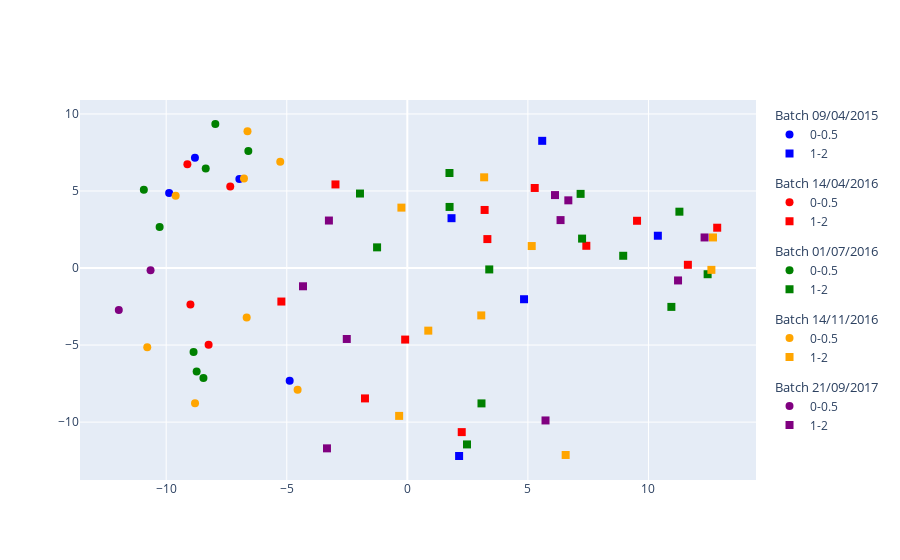

Notebook cell for this chart:
### Markdown cell above
To reconstruct the dataset we use the method `reconstruct()` from the `metaABaCo()` class.

### Code cell
# Reconstruct the dataset using the trained ABaCo model
corrected_dataset = model.reconstruct(seed=42)

# Plot the PCoA of the reconstructed dataset
plotPCoA(
    data = corrected_dataset, 
    sample_label=id_col, 
    batch_label=batch_col, 
    experiment_label=bio_col
)

### Figure 1 — Plotly figure (JSON) as saved in the notebook; plotly's stock layout.template omitted (floating-point values rounded to 4 significant figures)
{"data": [{"legendgroup": "09/04/2015", "legendgrouptitle": {"text": "Batch 09/04/2015"}, "marker": {"color": ["blue", "blue", "blue", "blue"], "size": 8, "symbol": ["circle", "circle", "circle", "circle"]}, "mode": "markers", "name": "0-0.5", "type": "scatter", "x": [-9.879, -8.808, -6.966, -4.879], "y": [4.863, 7.162, 5.775, -7.313]}, {"legendgroup": "09/04/2015", "legendgrouptitle": {"text": "Batch 09/04/2015"}, "marker": {"color": ["blue", "blue", "blue", "blue", "blue"], "size": 8, "symbol": ["square", "square", "square", "square", "square"]}, "mode": "markers", "name": "1-2", "type": "scatter", "x": [1.833, 4.84, 2.147, 5.593, 10.39], "y": [3.235, -2.025, -12.2, 8.255, 2.096]}, {"legendgroup": "14/04/2016", "legendgrouptitle": {"text": "Batch 14/04/2016"}, "marker": {"color": ["red", "red", "red", "red"], "size": 8, "symbol": ["circle", "circle", "circle", "circle"]}, "mode": "markers", "name": "0-0.5", "type": "scatter", "x": [-9.122, -8.995, -7.345, -8.242], "y": [6.733, -2.364, 5.291, -4.983]}, {"legendgroup": "14/04/2016", "legendgrouptitle": {"text": "Batch 14/04/2016"}, "marker": {"color": ["red", "red", "red", "red", "red", "red", "red", "red", "red", "red", "red", "red"], "size": 8, "symbol": ["square", "square", "square", "square", "square", "square", "square", "square", "square", "square", "square", "square"]}, "mode": "markers", "name": "1-2", "type": "scatter", "x": [-2.98, -5.224, -0.08987, -1.757, 7.423, 11.63, 3.205, 3.319, 12.85, 5.283, 9.527, 2.256], "y": [5.426, -2.175, -4.643, -8.462, 1.443, 0.2097, 3.769, 1.879, 2.617, 5.196, 3.066, -10.65]}, {"legendgroup": "01/07/2016", "legendgrouptitle": {"text": "Batch 01/07/2016"}, "marker": {"color": ["green", "green", "green", "green", "green", "green", "green", "green"], "size": 8, "symbol": ["circle", "circle", "circle", "circle", "circle", "circle", "circle", "circle"]}, "mode": "markers", "name": "0-0.5", "type": "scatter", "x": [-8.361, -7.963, -10.93, -8.865, -6.594, -10.27, -8.737, -8.456], "y": [6.453, 9.348, 5.076, -5.449, 7.593, 2.663, -6.712, -7.134]}, {"legendgroup": "01/07/2016", "legendgrouptitle": {"text": "Batch 01/07/2016"}, "marker": {"color": ["green", "green", "green", "green", "green", "green", "green", "green", "green", "green", "green", "green", "green"], "size": 8, "symbol": ["square", "square", "square", "square", "square", "square", "square", "square", "square", "square", "square", "square", "square"]}, "mode": "markers", "name": "1-2", "type": "scatter", "x": [-1.964, 1.748, 3.398, 10.95, -1.255, 8.953, 3.075, 2.474, 1.752, 7.247, 12.45, 7.186, 11.28], "y": [4.835, 6.166, -0.09067, -2.522, 1.341, 0.7958, -8.786, -11.45, 3.966, 1.91, -0.4017, 4.813, 3.657]}, {"legendgroup": "14/11/2016", "legendgrouptitle": {"text": "Batch 14/11/2016"}, "marker": {"color": ["orange", "orange", "orange", "orange", "orange", "orange", "orange", "orange"], "size": 8, "symbol": ["circle", "circle", "circle", "circle", "circle", "circle", "circle", "circle"]}, "mode": "markers", "name": "0-0.5", "type": "scatter", "x": [-6.629, -9.608, -10.79, -5.271, -8.805, -6.774, -6.662, -4.551], "y": [8.88, 4.684, -5.138, 6.892, -8.772, 5.808, -3.214, -7.901]}, {"legendgroup": "14/11/2016", "legendgrouptitle": {"text": "Batch 14/11/2016"}, "marker": {"color": ["orange", "orange", "orange", "orange", "orange", "orange", "orange", "orange", "orange"], "size": 8, "symbol": ["square", "square", "square", "square", "square", "square", "square", "square", "square"]}, "mode": "markers", "name": "1-2", "type": "scatter", "x": [-0.2457, 3.066, 6.566, 3.186, 5.158, 0.8687, -0.3399, 12.61, 12.68], "y": [3.921, -3.075, -12.13, 5.887, 1.427, -4.064, -9.597, -0.1186, 1.984]}, {"legendgroup": "21/09/2017", "legendgrouptitle": {"text": "Batch 21/09/2017"}, "marker": {"color": ["purple", "purple"], "size": 8, "symbol": ["circle", "circle"]}, "mode": "markers", "name": "0-0.5", "type": "scatter", "x": [-11.97, -10.65], "y": [-2.724, -0.1363]}, {"legendgroup": "21/09/2017", "legendgrouptitle": {"text": "Batch 21/09/2017"}, "marker": {"color": ["purple", "purple", "purple", "purple", "purple", "purple", "purple", "purple", "purple", "purple"], "size": 8, "symbol": ["square", "square", "square", "square", "square", "square", "square", "square", "square", "square"]}, "mode": "markers", "name": "1-2", "type": "scatter", "x": [-3.252, -4.327, -3.333, -2.511, 6.125, 11.23, 6.354, 5.731, 6.677, 12.33], "y": [3.083, -1.185, -11.7, -4.604, 4.735, -0.8064, 3.11, -9.892, 4.393, 1.984]}], "layout": {}}
